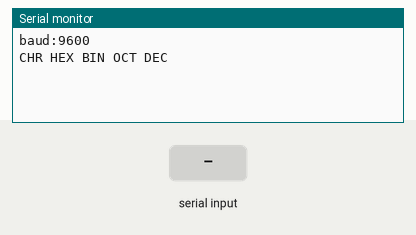
The sketch below on a simulated Arduino Uno, built with avr-gcc and run on an emulated ATmega328P. Parts: the last lines printed to the serial monitor. Inputs (shaded band) come from the test bench.

Above: at 1.2 s.
1.3 s: "1" received over Serial
At 3.0 s:
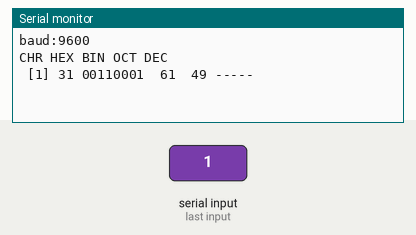
3.5 s: "0" received over Serial
At 4.5 s:
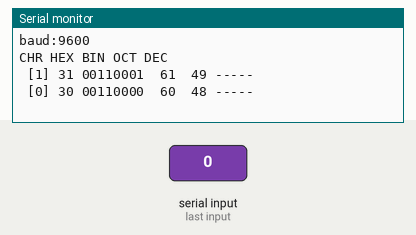
5.0 s: "2" received over Serial
At 5.4 s:
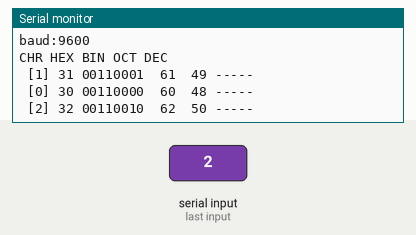

Measured:
- after the input at 1.3 s, the serial monitor: prints a new line after 0.70 s (image 1)
- after the input at 3.5 s, the serial monitor: prints a new line after 0.50 s (image 2)
- after the input at 5.0 s, the serial monitor: prints a new line at once (image 3)

The sketch:

DumpSerial0.ino
```cpp
#ifndef SS_SOFTWARE_SERIAL
#define SS_SOFTWARE_SERIAL
#include <SoftwareSerial.h>
#endif

void setup() {
  Serial.begin(9600);
  Serial.println("baud:9600");
  Serial.println("CHR HEX BIN OCT DEC");
}

//--------------------------------------------------------
void loop() {

  String str = "";

  while ( Serial.available() > 0 ) {

    int iByte = Serial.read();

    if ( 0 == bitRead(iByte, 7) ) {
      Serial.print(" ");
    }

    Serial.print("[");
    Serial.print(char(iByte));
    Serial.print("]");

    Serial.print(" ");

    Serial.print(iByte, HEX);
    Serial.print(" ");

    str = String(iByte, BIN);
    while ( str.length() < 8 ) {
      str = String("0") + str;
    }
    Serial.print(str);

    Serial.print(" ");

    str = String(iByte, OCT);
    while ( str.length() < 3 ) {
      str = String(" ") + str;
    }
    Serial.print(str);
    Serial.print(" ");

    str = String(iByte, DEC);
    while ( str.length() < 3 ) {
      str = String(" ") + str;
    }
    Serial.print(str);
    Serial.print(" ");


    Serial.print("-----");

    Serial.println(""); // newLine


  }//WHILE

  delay(1000);

}//LOOP
```
